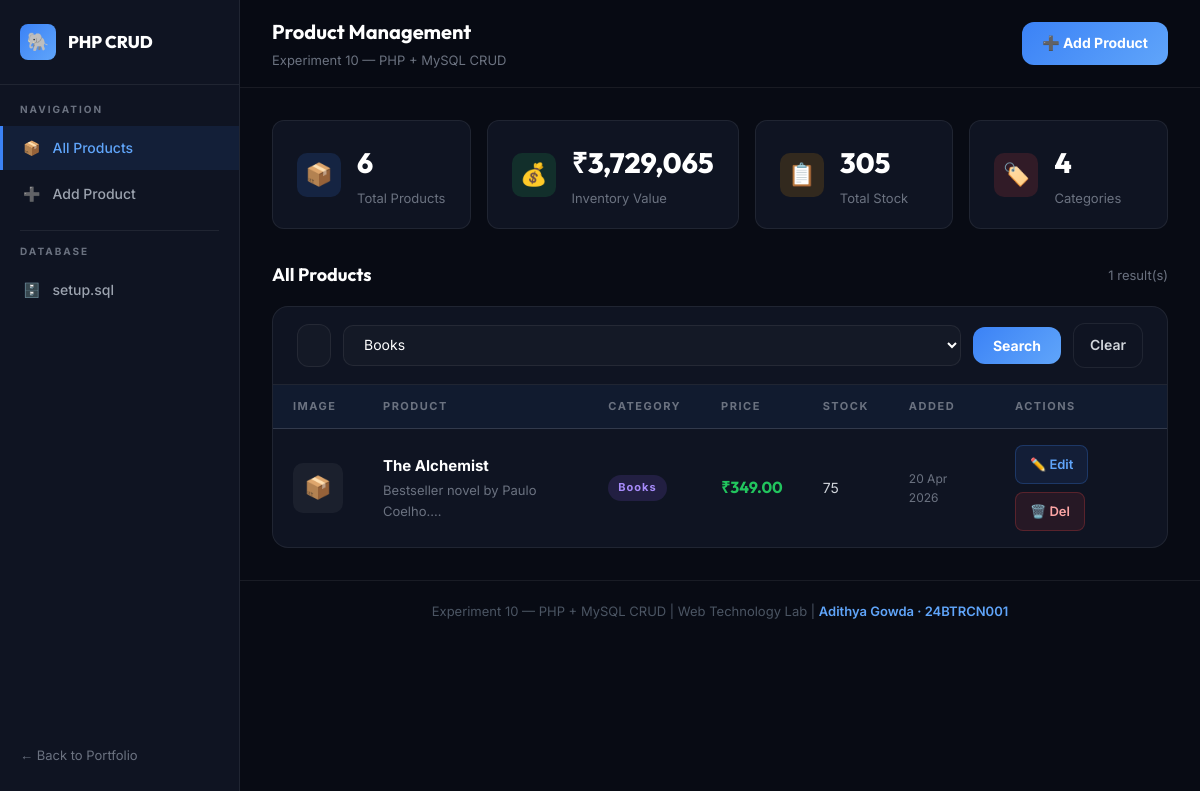
The app's page /index.php?cat=Books with its own data.
### tables this page shows
CREATE TABLE products (
    id          INT UNSIGNED AUTO_INCREMENT PRIMARY KEY,
    name        VARCHAR(120)    NOT NULL,
    category    ENUM('Electronics','Clothing','Food','Books','Other') NOT NULL DEFAULT 'Other',
    price       DECIMAL(10,2)   NOT NULL,
    stock       INT UNSIGNED    NOT NULL DEFAULT 0,
    description TEXT,
    image       VARCHAR(255)    DEFAULT NULL,
    created_at  TIMESTAMP       DEFAULT CURRENT_TIMESTAMP,
    updated_at  TIMESTAMP       DEFAULT CURRENT_TIMESTAMP ON UPDATE CURRENT_TIMESTAMP
);

### index.php (the view, shortened to what this page needs)
<?php
$db = getDB();
$totalProducts = $db->query('SELECT COUNT(*) FROM products')->fetchColumn();
$totalValue    = $db->query('SELECT SUM(price * stock) FROM products')->fetchColumn() ?? 0;
$totalStock    = $db->query('SELECT SUM(stock) FROM products')->fetchColumn() ?? 0;
$categories    = $db->query('SELECT COUNT(DISTINCT category) FROM products')->fetchColumn();
$search   = trim($_GET['search'] ?? '');
$catFilter= $_GET['cat'] ?? '';
$sql      = 'SELECT * FROM products WHERE 1=1';
$params   = [];
if ($catFilter !== '') {
    $sql .= ' AND category = :cat';
    $params[':cat'] = $catFilter;
}
$sql .= ' ORDER BY created_at DESC';
$stmt = $db->prepare($sql);
$stmt->execute($params);
$products = $stmt->fetchAll();
?>
<!DOCTYPE html>
<html lang="en">
<head>
    <link rel="stylesheet" href="style.css">
</head>
<body>
<div class="layout">
    <aside class="sidebar">
        <div class="sidebar-logo">
            <div class="sidebar-logo-icon">🐘</div>
            PHP CRUD
        </div>
        <span style="font-size:10px;font-weight:700;letter-spacing:2px;color:var(--gray-500);text-transform:uppercase;padding:0 20px 8px;">Navigation</span>
        <a href="index.php" class="nav-item active">
            <span class="nav-icon">📦</span> All Products
        </a>
        <a href="create.php" class="nav-item">
            <span class="nav-icon">➕</span> Add Product
        </a>
        <div class="sidebar-divider"></div>
        <span style="font-size:10px;font-weight:700;letter-spacing:2px;color:var(--gray-500);text-transform:uppercase;padding:0 20px 8px;">Database</span>
        <a href="setup.sql" class="nav-item" download>
            <span class="nav-icon">🗄️</span> setup.sql
        </a>
        <div class="sidebar-back">
            <a href="../../index.html">← Back to Portfolio</a>
        </div>
    </aside>
    <div class="content">
        <div class="topbar">
            <div>
                <div class="topbar-title">Product Management</div>
                <div class="topbar-sub">Experiment 10 — PHP + MySQL CRUD</div>
            </div>
            <div class="topbar-actions">
                <a href="create.php" class="btn btn-primary">➕ Add Product</a>
            </div>
        </div>
        <div class="main">
            <div class="stats-grid">
                <div class="stat-card">
                    <div class="stat-icon blue">📦</div>
                    <div>
                        <div class="stat-value"><?= $totalProducts ?></div>
                        <div class="stat-label">Total Products</div>
                    </div>
                </div>
                <div class="stat-card">
                    <div class="stat-icon green">💰</div>
                    <div>
                        <div class="stat-value">₹<?= number_format((float)$totalValue, 0) ?></div>
                        <div class="stat-label">Inventory Value</div>
                    </div>
                </div>
                <div class="stat-card">
                    <div class="stat-icon yellow">📋</div>
                    <div>
                        <div class="stat-value"><?= $totalStock ?></div>
                        <div class="stat-label">Total Stock</div>
                    </div>
                </div>
                <div class="stat-card">
                    <div class="stat-icon red">🏷️</div>
                    <div>
                        <div class="stat-value"><?= $categories ?></div>
                        <div class="stat-label">Categories</div>
                    </div>
                </div>
            </div>
            <div class="table-section">
                <div class="section-header">
                    <h2 class="section-title">All Products</h2>
                    <span style="font-size:13px;color:var(--gray-500);"><?= count($products) ?> result(s)</span>
                </div>
                <div class="table-card">
                    <form method="GET" class="search-bar">
                        <input type="text" name="search" placeholder="🔍  Search products…"
                               value="<?= htmlspecialchars($search) ?>">
                        <select name="cat" onchange="this.form.submit()"
                            style="background:var(--bg-input);border:1.5px solid var(--border);border-radius:10px;padding:10px 16px;color:var(--white);font-size:14px;outline:none;">
                            <?php foreach (['Electronics','Clothing','Food','Books','Other'] as $c): ?>
                            <option value="<?=$c?>" <?= $catFilter===$c?'selected':'' ?>><?=$c?></option>
                            <?php endforeach; ?>
                        </select>
                        <button type="submit" class="btn btn-primary" style="padding:10px 20px;font-size:14px;">Search</button>
                        <?php if ($search||$catFilter): ?>
                        <a href="index.php" class="btn btn-secondary" style="padding:10px 16px;font-size:14px;">Clear</a>
                        <?php endif; ?>
                    </form>
                    <?php if (empty($products)): ?>
                    <div class="no-products">
                        <div class="no-products-icon">📭</div>
                        <div class="no-products-text">No products found.</div>
                        <a href="create.php" class="btn btn-primary" style="margin-top:16px;display:inline-flex;">➕ Add First Product</a>
                    </div>
                    <?php else: ?>
                    <div class="table-wrapper">
                        <table>
                            <thead>
                                <tr>
                                    <th>Image</th>
                                    <th>Product</th>
                                    <th>Category</th>
                                    <th>Price</th>
                                    <th>Stock</th>
                                    <th>Added</th>
                                    <th>Actions</th>
                                </tr>
                            </thead>
                            <tbody>
                                <?php foreach ($products as $p): ?>
                                <tr>
                                    <td>
                                        <?php if ($p['image']): ?>
                                        <img src="uploads/<?= htmlspecialchars($p['image']) ?>"
                                             alt="" class="product-img">
                                        <?php else: ?>
                                        <div class="product-img-placeholder">📦</div>
                                        <?php endif; ?>
                                    </td>
                                    <td>
                                        <div class="product-name"><?= htmlspecialchars($p['name']) ?></div>
                                        <div class="product-desc"><?= htmlspecialchars(substr($p['description'],0,60)).'…' ?></div>
                                    </td>
                                    <td>
                                        <?php
                                        $catClass = 'cat-'.strtolower($p['category']);
                                        ?>
                                        <span class="category-badge <?= $catClass ?>"><?= $p['category'] ?></span>
                                    </td>
                                    <td><span class="price">₹<?= number_format($p['price'], 2) ?></span></td>
                                    <td><?= $p['stock'] ?></td>
                                    <td style="font-size:12px;color:var(--gray-500);"><?= date('d M Y', strtotime($p['created_at'])) ?></td>
                                    <td>
                                        <div class="actions">
                                            <a href="edit.php?id=<?= $p['id'] ?>" class="btn-edit">✏️ Edit</a>
                                            <a href="delete.php?id=<?= $p['id'] ?>" class="btn-danger">🗑️ Del</a>
                                        </div>
                                    </td>
                                </tr>
                                <?php endforeach; ?>
                            </tbody>
                        </table>
                    </div>
                    <?php endif; ?>
                </div>
            </div>
        </div>
        <footer class="footer">
            Experiment 10 — PHP + MySQL CRUD | Web Technology Lab |
            <span>Adithya Gowda · 24BTRCN001</span>
        </footer>
    </div>
</div>
</body>
</html>

### records on screen
products: name "The Alchemist", description "Bestseller novel by Paulo Coelho.", category "Books", price "349.00", stock "75", created_at "20 Apr 2026"

### other values on screen
$totalProducts "6"
$totalValue "3,729,065"
$totalStock "305"
$categories "4"
count($products) "1"
form field cat "Books"
